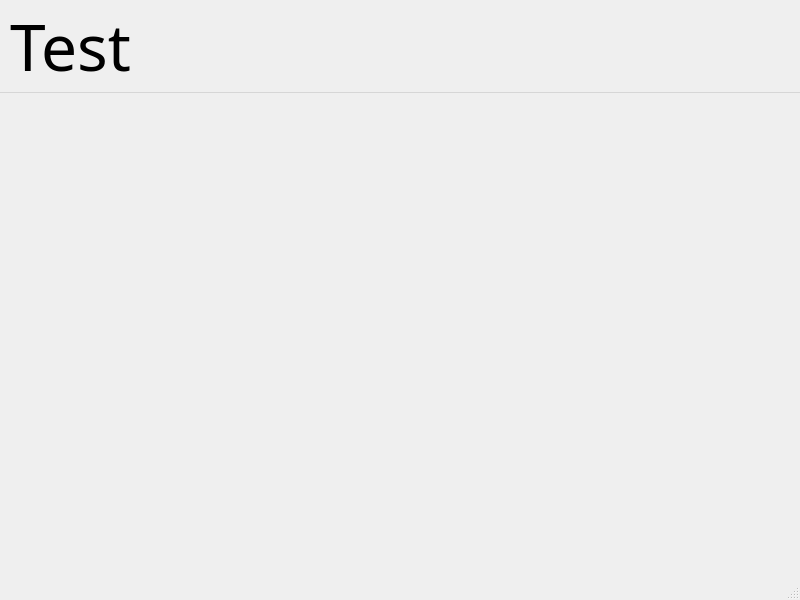
<?xml version="1.0" encoding="UTF-8"?>
<ui version="4.0">
 <class>TableViewerWindow</class>
 <widget class="QMainWindow" name="TableViewerWindow">
  <property name="geometry">
   <rect>
    <x>0</x>
    <y>0</y>
    <width>800</width>
    <height>600</height>
   </rect>
  </property>
  <property name="windowTitle">
   <string>TableViewerWindow</string>
  </property>
  <property name="toolButtonStyle">
   <enum>Qt::ToolButtonStyle::ToolButtonTextBesideIcon</enum>
  </property>
  <property name="documentMode">
   <bool>false</bool>
  </property>
  <property name="unifiedTitleAndToolBarOnMac">
   <bool>true</bool>
  </property>
  <widget class="QWidget" name="centralwidget"/>
  <widget class="QMenuBar" name="menubar">
   <property name="geometry">
    <rect>
     <x>0</x>
     <y>0</y>
     <width>800</width>
     <height>82</height>
    </rect>
   </property>
   <property name="minimumSize">
    <size>
     <width>0</width>
     <height>50</height>
    </size>
   </property>
   <property name="font">
    <font>
     <family>Fira Sans Thin</family>
     <pointsize>48</pointsize>
    </font>
   </property>
   <property name="defaultUp">
    <bool>true</bool>
   </property>
   <widget class="QMenu" name="menuTest">
    <property name="title">
     <string>Test</string>
    </property>
    <addaction name="actionWee"/>
   </widget>
   <addaction name="menuTest"/>
  </widget>
  <widget class="QStatusBar" name="statusbar"/>
  <action name="actionWee">
   <property name="text">
    <string>Wee</string>
   </property>
  </action>
 </widget>
 <resources/>
 <connections/>
</ui>
